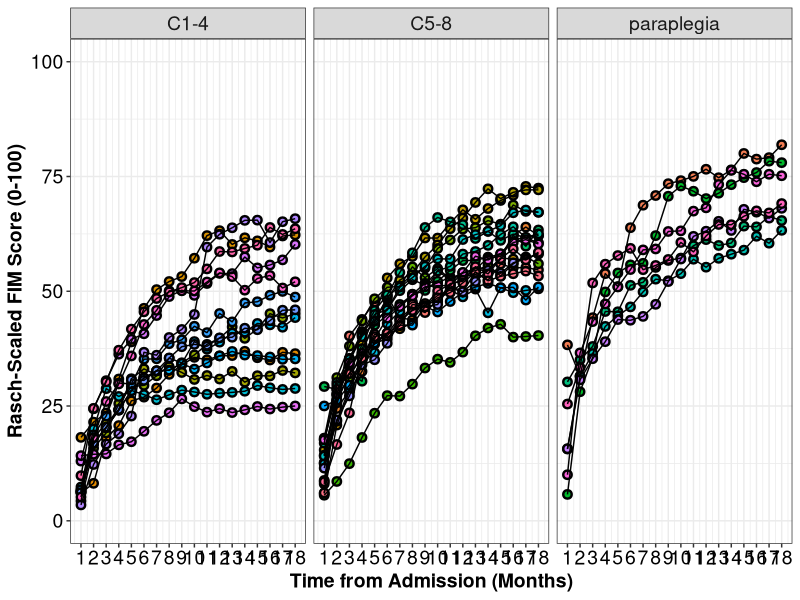
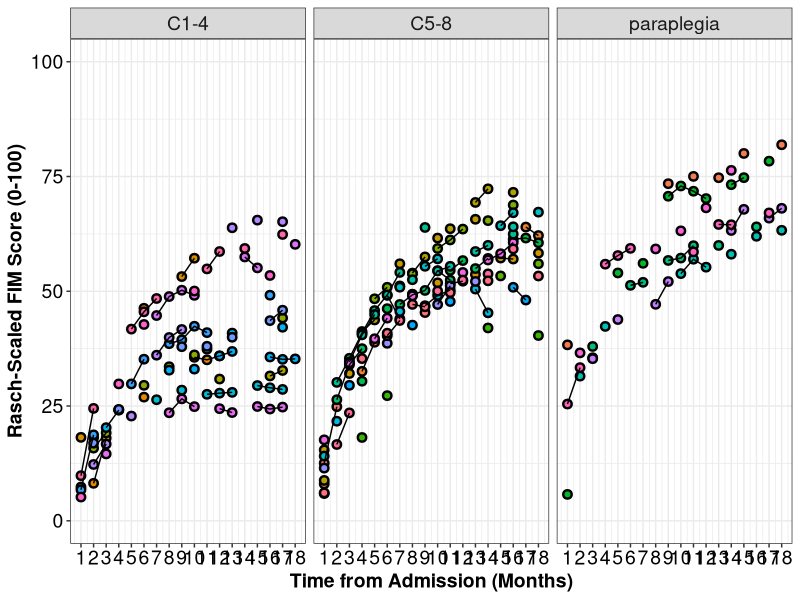
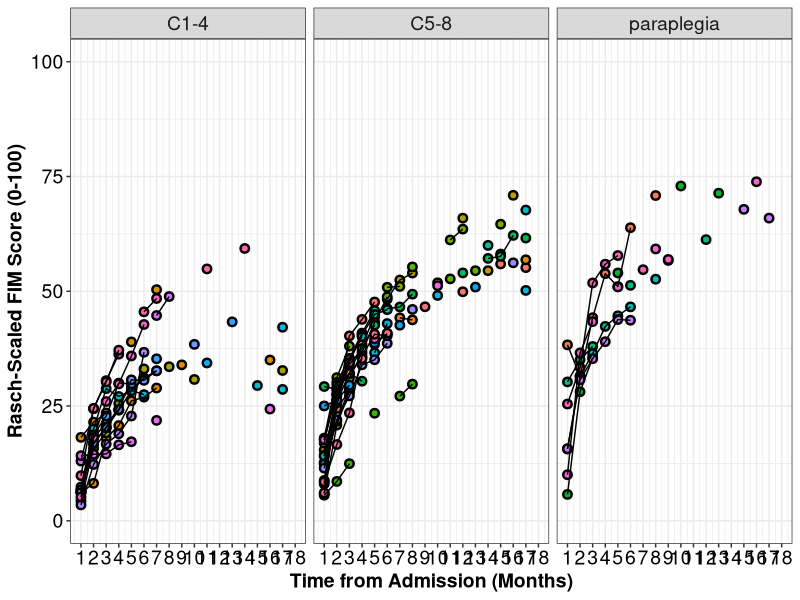
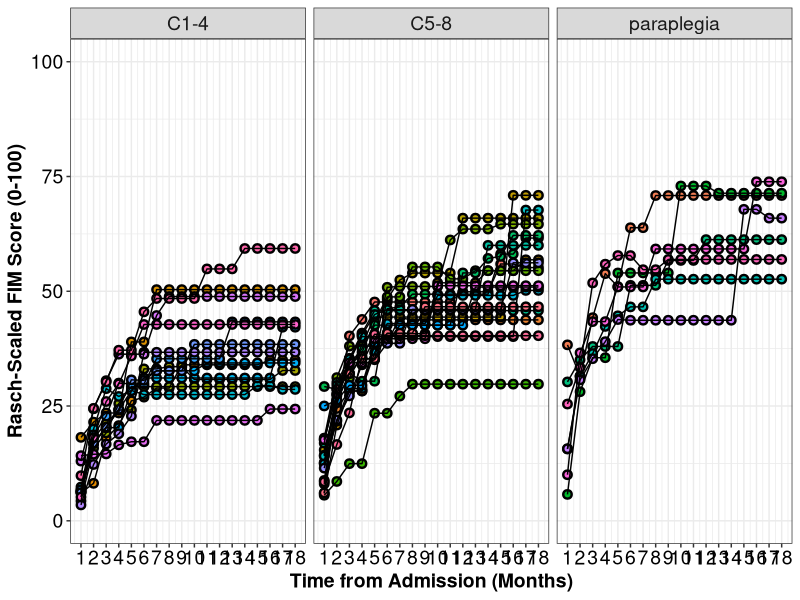
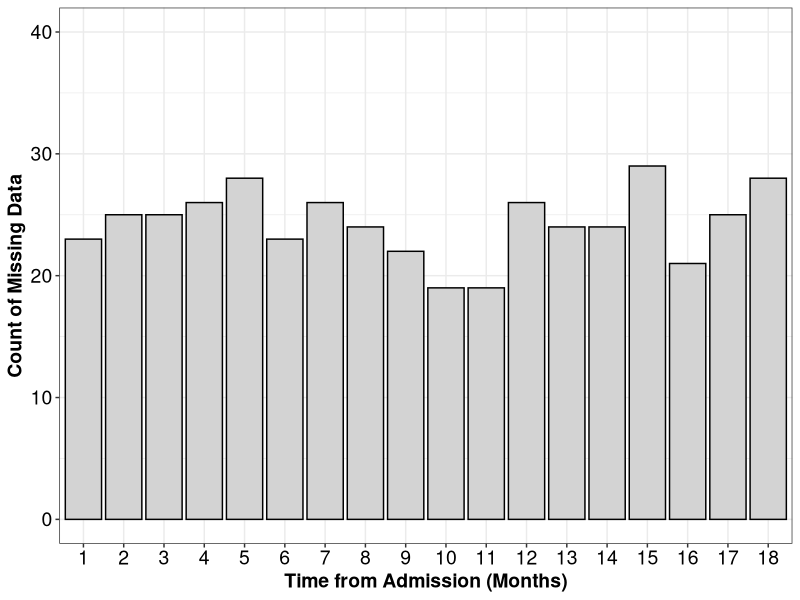
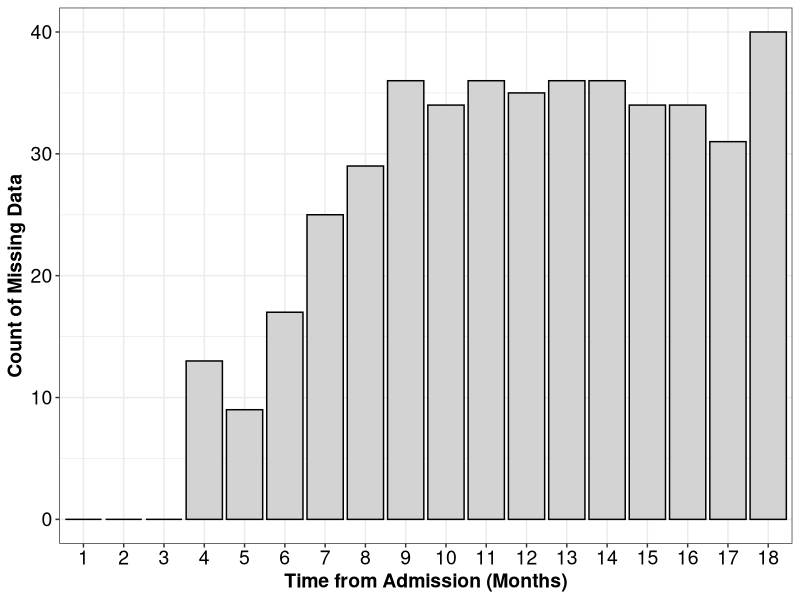

Recreate these plots in R, in order.
# ACRM 2018 Longitudinal Data Analysis Worksho
# By Keith Lohse, Neurorehabilitation Informatics Lab, 2018-09-19

# Loading the essential libraries. 
library("ggplot2"); library("lme4"); library("car"); library("dplyr"); library("lmerTest"); 

# If these packages are not installed already, run the following code:
install.packages("ggplot2"); install.packages("lme4"); install.packages("car"); 
install.packages("dplyr"); install.packages("lmerTest"); 


##----------------------- Data Cleaning and QA ---------------------------------
## Setting the Directory -------------------------------------------------------
getwd()
setwd("C:/Users/USERNAME/Box Sync/Collaboration/Al Kozlowski/")
list.files()
# Make sure that the file data_session2.csv is saved in your working directory.

# Import the .csv file into R. 
# We will save this file in the R environment as an object called "DATA".
DATA<-read.csv("./data_session3.csv", header = TRUE, sep=",",  
               na.strings=c("NA","NaN"," ",""))

# Use the head() function to check the structure of the data file.
head(DATA)

# Alternately you can also download the data file from the web here:
# DATA <- read.csv("https://raw.githubusercontent.com/keithlohse/LMER_Clinical_Science/master/data/data_session2.csv")
# head(DATA)


## ------------------- Visualizing Missing Data --------------------------------
## FIM scores with complete data -----------------------------------------------
g1<-ggplot(DATA, aes(x = month, y = rasch_FIM)) +
  geom_point(aes(fill=as.factor(subID)), pch=21, size=2, stroke=1.25) +
  geom_line(aes(group=subID)) +
  facet_wrap(~AIS_grade)
g2<-g1+scale_x_continuous(name = "Time from Admission (Months)", breaks=c(0:18)) +
  scale_y_continuous(name = "Rasch-Scaled FIM Score (0-100)",limits=c(0,100))
g3 <- g2 + theme_bw() + 
  theme(axis.text=element_text(size=14, colour="black"), 
        axis.title=element_text(size=14,face="bold")) +
  theme(strip.text.x = element_text(size = 14))+
  theme(legend.position="none")

plot(g3)



## FIM scores with data missing random -----------------------------------------
g1<-ggplot(DATA, aes(x = month, y = rasch_FIM_MAR)) +
  geom_point(aes(fill=as.factor(subID)), pch=21, size=2, stroke=1.25) +
  geom_line(aes(group=subID)) +
  facet_wrap(~AIS_grade)
g2<-g1+scale_x_continuous(name = "Time from Admission (Months)", breaks=c(0:18)) +
  scale_y_continuous(name = "Rasch-Scaled FIM Score (0-100)",limits=c(0,100))
g3 <- g2 + theme_bw() + 
  theme(axis.text=element_text(size=14, colour="black"), 
        axis.title=element_text(size=14,face="bold")) +
  theme(strip.text.x = element_text(size = 14))+
  theme(legend.position="none")

plot(g3)






## FIM scores with data missing random -----------------------------------------
g1<-ggplot(DATA, aes(x = month, y = rasch_FIM_MNAR)) +
  geom_point(aes(fill=as.factor(subID)), pch=21, size=2, stroke=1.25) +
  geom_line(aes(group=subID)) +
  facet_wrap(~AIS_grade)
g2<-g1+scale_x_continuous(name = "Time from Admission (Months)", breaks=c(0:18)) +
  scale_y_continuous(name = "Rasch-Scaled FIM Score (0-100)",limits=c(0,100))
g3 <- g2 + theme_bw() + 
  theme(axis.text=element_text(size=14, colour="black"), 
        axis.title=element_text(size=14,face="bold")) +
  theme(strip.text.x = element_text(size = 14))+
  theme(legend.position="none")

plot(g3)


## FIM scores with Last Observation Carried Forward ----------------------------
g1<-ggplot(DATA, aes(x = month, y = rasch_FIM_LOCF)) +
  geom_point(aes(fill=as.factor(subID)), pch=21, size=2, stroke=1.25) +
  geom_line(aes(group=subID)) +
  facet_wrap(~AIS_grade)
g2<-g1+scale_x_continuous(name = "Time from Admission (Months)", breaks=c(0:18)) +
  scale_y_continuous(name = "Rasch-Scaled FIM Score (0-100)",limits=c(0,100))
g3 <- g2 + theme_bw() + 
  theme(axis.text=element_text(size=14, colour="black"), 
        axis.title=element_text(size=14,face="bold")) +
  theme(strip.text.x = element_text(size = 14))+
  theme(legend.position="none")

plot(g3)


## -------------------- Identifying Missing Data -------------------------------
# Missing at Random
DATA$MAR_missing<-as.numeric(is.na(DATA$rasch_FIM_MAR))
summary(DATA$MAR_missing)

xtabs(MAR_missing ~ month, DATA)

x<-as.data.frame(xtabs(MAR_missing ~ month, DATA))
x


g1<-ggplot(x, aes(x = month, y=Freq)) +
  geom_col(fill= "light grey", color="black")
g2<-g1+scale_x_discrete(name = "Time from Admission (Months)") +
  scale_y_continuous(name = "Count of Missing Data", limits=c(0,40))
g3 <- g2 + theme_bw() + 
  theme(axis.text=element_text(size=14, colour="black"), 
        axis.title=element_text(size=14,face="bold")) +
  theme(strip.text.x = element_text(size = 14))+
  theme(legend.position="none")

plot(g3)


# Missing Not at Random
DATA$MNAR_missing<-as.numeric(is.na(DATA$rasch_FIM_MNAR))
summary(DATA$MNAR_missing)

xtabs(MNAR_missing ~ month, DATA)

y<-as.data.frame(xtabs(MNAR_missing ~ month, DATA))
y


g1<-ggplot(y, aes(x = month, y=Freq)) +
  geom_col(fill= "light grey", color="black")
g2<-g1+scale_x_discrete(name = "Time from Admission (Months)") +
  scale_y_continuous(name = "Count of Missing Data", limits=c(0,40))
g3 <- g2 + theme_bw() + 
  theme(axis.text=element_text(size=14, colour="black"), 
        axis.title=element_text(size=14,face="bold")) +
  theme(strip.text.x = element_text(size = 14))+
  theme(legend.position="none")

plot(g3)



## -------------- The Effects of Missingness on Time ---------------------------
# Cubic model with complete data
complete<-lmer(rasch_FIM~
                    # Fixed-effects
                    1+year.0+year.0_sq+year.0_cu+
                    # Random-effects
                    (1+year.0+year.0_sq+year.0_cu|subID), data=DATA, REML=FALSE)
summary(complete)





# Cubic model with data Missing at Random
MAR<-lmer(rasch_FIM_MAR~
                 # Fixed-effects
                 1+year.0+year.0_sq+year.0_cu+
                 # Random-effects
                 (1+year.0+year.0_sq+year.0_cu|subID), data=DATA, REML=FALSE)
summary(MAR)





# Cubic model with data Missing Not at Random
MNAR<-lmer(rasch_FIM_MNAR~
                 # Fixed-effects
                 1+year.0+year.0_sq+year.0_cu+
                 # Random-effects
                 (1+year.0+year.0_sq+year.0_cu|subID), data=DATA, REML=FALSE)
summary(MNAR)



# Cubic model with Last Observation Carried Forward
LOCF<-lmer(rasch_FIM_LOCF~
             # Fixed-effects
             1+year.0+year.0_sq+year.0_cu+
             # Random-effects
             (1+year.0+year.0_sq+year.0_cu|subID), data=DATA, REML=FALSE)
summary(LOCF)


## --------- How does the amount of data affect these distortions? -------------
# summary(DATA$month)
# 
# DAT2<-subset(DATA, month == 1 | month == 2 | month == 3 | 
#                   month == 6 | month == 12 | month == 18)
# 
# summary(as.factor(DAT2$month))
# 
# 
# ## FIM scores with complete data -----------------------------------------------
# g1<-ggplot(DAT2, aes(x = month, y = rasch_FIM)) +
#   geom_point(aes(fill=as.factor(subID)), pch=21, size=2, stroke=1.25) +
#   geom_line(aes(group=subID)) +
#   facet_wrap(~AIS_grade)
# g2<-g1+scale_x_continuous(name = "Time from Admission (Months)", limits=c(0,18)) +
#   scale_y_continuous(name = "Rasch-Scaled FIM Score (0-100)",limits=c(0,100))
# g3 <- g2 + theme_bw() + 
#   theme(axis.text=element_text(size=14, colour="black"), 
#         axis.title=element_text(size=14,face="bold")) +
#   theme(strip.text.x = element_text(size = 14))+
#   theme(legend.position="none")
# 
# plot(g3)
# 
# 
# 
# ## FIM scores with data missing random -----------------------------------------
# g1<-ggplot(DAT2, aes(x = month, y = rasch_FIM_MAR)) +
#   geom_point(aes(fill=as.factor(subID)), pch=21, size=2, stroke=1.25) +
#   geom_line(aes(group=subID)) +
#   facet_wrap(~AIS_grade)
# g2<-g1+scale_x_continuous(name = "Time from Admission (Months)", limits=c(0,18)) +
#   scale_y_continuous(name = "Rasch-Scaled FIM Score (0-100)",limits=c(0,100))
# g3 <- g2 + theme_bw() + 
#   theme(axis.text=element_text(size=14, colour="black"), 
#         axis.title=element_text(size=14,face="bold")) +
#   theme(strip.text.x = element_text(size = 14))+
#   theme(legend.position="none")
# 
# plot(g3)
# 
# 
# ## FIM scores with data missing random -----------------------------------------
# g1<-ggplot(DAT2, aes(x = month, y = rasch_FIM_MNAR)) +
#   geom_point(aes(fill=as.factor(subID)), pch=21, size=2, stroke=1.25) +
#   geom_line(aes(group=subID)) +
#   facet_wrap(~AIS_grade)
# g2<-g1+scale_x_continuous(name = "Time from Admission (Months)", limitss=c(0,18)) +
#   scale_y_continuous(name = "Rasch-Scaled FIM Score (0-100)",limits=c(0,100))
# g3 <- g2 + theme_bw() + 
#   theme(axis.text=element_text(size=14, colour="black"), 
#         axis.title=element_text(size=14,face="bold")) +
#   theme(strip.text.x = element_text(size = 14))+
#   theme(legend.position="none")
# 
# plot(g3)
# 
# 
# ## FIM scores with Last Observation Carried Forward ----------------------------
# g1<-ggplot(DAT2, aes(x = month, y = rasch_FIM_LOCF)) +
#   geom_point(aes(fill=as.factor(subID)), pch=21, size=2, stroke=1.25) +
#   geom_line(aes(group=subID)) +
#   facet_wrap(~AIS_grade)
# g2<-g1+scale_x_continuous(name = "Time from Admission (Months)", limits=c(0,18)) +
#   scale_y_continuous(name = "Rasch-Scaled FIM Score (0-100)",limits=c(0,100))
# g3 <- g2 + theme_bw() + 
#   theme(axis.text=element_text(size=14, colour="black"), 
#         axis.title=element_text(size=14,face="bold")) +
#   theme(strip.text.x = element_text(size = 14))+
#   theme(legend.position="none")
# 
# plot(g3)
# 
# 
# # Cubic model with complete data
# complete<-lmer(rasch_FIM~
#                  # Fixed-effects
#                  1+year.0+year.0_sq+year.0_cu+
#                  # Random-effects
#                  (1+year.0|subID), data=DAT2, REML=FALSE)
# summary(complete)
# 
# 
# 
# 
# # Cubic model with data Missing at Random
# MAR<-lmer(rasch_FIM_MAR~
#             # Fixed-effects
#             1+year.0+year.0_sq+year.0_cu+
#             # Random-effects
#             (1+year.0|subID), data=DAT2, REML=FALSE)
# summary(MAR)
# 
# 
# 
# # Cubic model with data Missing Not at Random
# MNAR<-lmer(rasch_FIM_MNAR~
#              # Fixed-effects
#              1+year.0+year.0_sq+year.0_cu+
#              # Random-effects
#              (1+year.0|subID), data=DAT2, REML=FALSE)
# summary(MNAR)
# 
# 
# 
# # Cubic model with Last Observation Carried Forward
# LOCF<-lmer(rasch_FIM_LOCF~
#              # Fixed-effects
#              1+year.0+year.0_sq+year.0_cu+
#              # Random-effects
#              (1+year.0|subID), data=DAT2, REML=FALSE)
# summary(LOCF)
